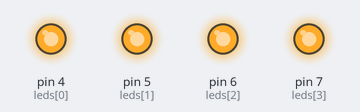
Recording of a sketch running on a simulated Arduino Uno, built with avr-gcc and run on an emulated ATmega328P. Shown: output pins drawn as LEDs (lit = HIGH).

Above: at 0.5 s.
At 3.5 s:
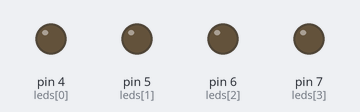
Timing chart, 0 to 4.6 s (numbered marks = the images above):
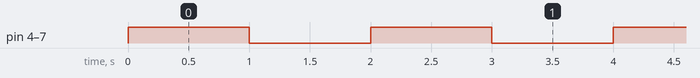

The sketch:

Prog_5_PrendidoLEDS_V2.ino
```cpp
int leds[] = {4, 5, 6,7};   //pines digitales: 0 - 13
int i, tam = 4;

void setup(){

for(i = 0; i<tam; i++){
  pinMode(leds[i], OUTPUT);
}

}

void loop(){ //16MhZ

  for(i = 0; i<tam; i++){
    digitalWrite(leds[i], 1); //LA MAS RECOMENDADA
  }

  delay(1000);

  for(i = 0; i<tam; i++){
    digitalWrite(leds[i], 0); //LA MAS RECOMENDADA
  }

   ///OP2. -- lo más comun es esto
   delay(1000);

}
```

Measured:
- by itself, pin 4 (leds[0]), pin 5 (leds[1]), pin 6 (leds[2]), pin 7 (leds[3]): alternates HIGH for 1.0 s and LOW for 1.0 s
